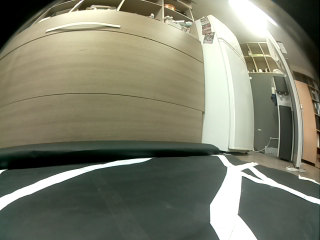
#> input picture Image_Calibration/46_image_set/raw_image_10_fr.png, 320 x 240 px
$ python undistort_image.py   (older library calls are emulated)
#> lines starting #> are read from the running program, lines starting #| are printed output that depends on the picture
import cv2
import numpy as np
import glob
import os
import sys

DIM=(320, 240)
K=np.array([[93.16858864610276, 0.0, 150.8535602775792], [0.0, 91.92373264897513, 146.22342371914382],[0.0, 0.0, 1.0]])
D=np.array([[0.14136243954038377], [0.29925561973923737], [-0.321789761587799],[0.11936916962615352]])

def undistort(img_path):
#> called with img_path = '46_image_set/raw_image_10_fr.png'
    img = cv2.imread(img_path)
#> img is the input picture: shape (240, 320, 3); mean B, G, R 107.5, 126.3, 124.7
    h,w = img.shape[:2]
#> h = 240; w = 320
    map1, map2 = cv2.fisheye.initUndistortRectifyMap(K, D, np.eye(3), K, DIM, cv2.CV_16SC2)
    undistorted_img = cv2.remap(img, map1, map2, interpolation=cv2.INTER_LINEAR,
    borderMode=cv2.BORDER_CONSTANT)
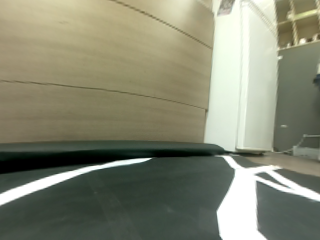
#> undistorted_img: shape (240, 320, 3); mean B, G, R 114.9, 135.3, 133.1
    cv2.imshow("undistorted", undistorted_img)
    cv2.imwrite("output_images/OUTPUT_raw_image_10_fr.png", undistorted_img)
    cv2.waitKey(0)
    cv2.destroyAllWindows()
    np.save('map1.npy',map1)
    np.save('map2.npy',map2)

if __name__ == '__main__':

    current_path = os.getcwd()
    sys.path.insert(0, current_path + '/Image_Calibration/')

    dir_path = current_path + '/Image_Calibration/'

    os.chdir(dir_path)

    # image = cv2.imread('46_image_set/raw_image_0_ff.png')
    undistort('46_image_set/raw_image_10_fr.png')
